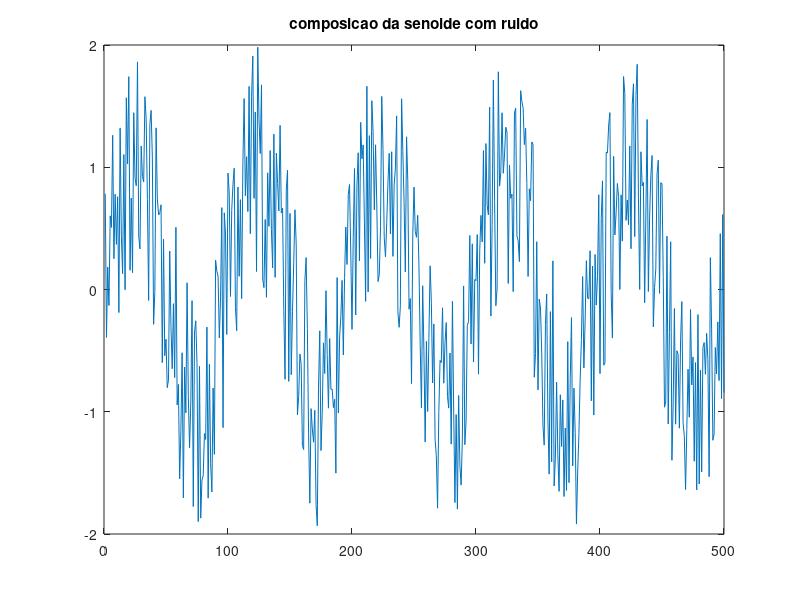
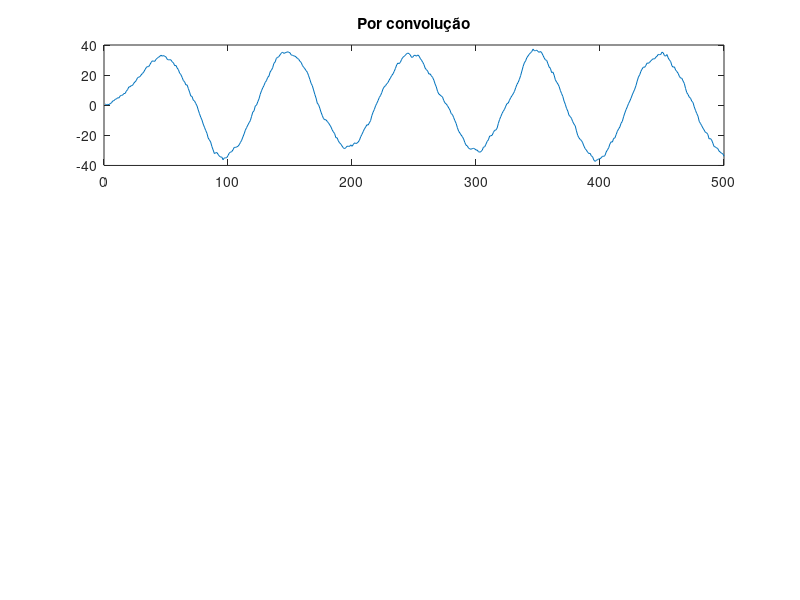

Write the MATLAB code that produced these figures, in order. (Note: this script raises an error after producing the figures.)
% Relatório final: filtros comuns x wavelets
 
% limpa graficos
close all;
clear all;
 
% gera funções sin e ruido
N=500;
T=1:N;
f=0.01;
f2=0.02;
A=1;
Anoise = 2;
fase = pi/2;
 
y1 = A*sin(2*pi*f*T);
y2 = Anoise*(rand(1,N)-0.5);  % ruído
comp = y1+y2;                    % composicao de sinais
observador = A*sin(2*pi*f2*T + fase);   % sinal que vai nos ajudar a recuperar
 
figure;
plot(comp);
title('composicao da senoide com ruido');
 
 
% convolução
 
taps = ones(1,50);
yconv = conv(taps, comp);
figure;
subplot(311);
plot(yconv(1:500));
title('Por convolução');
 
 
% filtro adaptativo
% erro = .001;       
% taps = 100;
% [ylms, e, hf] = lms(comp,taps,observador,erro);
% subplot(312);
% plot(ylms);
% title('Por LMS');
 
 
% wavelets
[thr,sorh,keepapp] = ddencmp('den','wv',comp); % obtem valores default
yhaar = wdencmp('gbl',comp,'haar',1,thr,sorh,keepapp); % retira ruído
subplot(313), plot(yhaar);
title('Por wavelets - Haar');
 
 
% FIR
taps = 10;
freq = [0 0.1 0.11   1    ];
ampl = [1 1   0.001  0.001];
coef = fir2(taps,freq,ampl,blackman(taps+1));
yfir = filter(coef,1,comp);
figure;
subplot(311),plot(yfir),title('Por FIR - Blackman');
 
% IIR
ord = 1 ;     
Fpt = 0.1;   
[n,d] = butter(ord, Fpt);
yiir = filter(n,d,comp);
subplot(312),plot(yiir),title('Por IIR - Butterworth');
 
% wavelets
[thr,sorh,keepapp] = ddencmp('den','wv',comp); % obtem valores default
xd = wdencmp('gbl',comp,'db2',2,thr,sorh,keepapp); % retira ruído
subplot(313), plot(xd);
title('Por wavelets - Daubechies');
 
 
figure,freqz(yconv),title('resp. freq. filtro convoluído');
figure,freqz(ylms),title('resp. freq. filtro LMS');
figure,freqz(yfir),title('resp. freq. filtro FIR');
figure,freqz(yiir),title('resp. freq. filtro IIR');
figure,freqz(xd),title('resp. freq. wavelets - Daubechies');
figure,freqz(yhaar),title('resp. freq. wavelets - Haar');